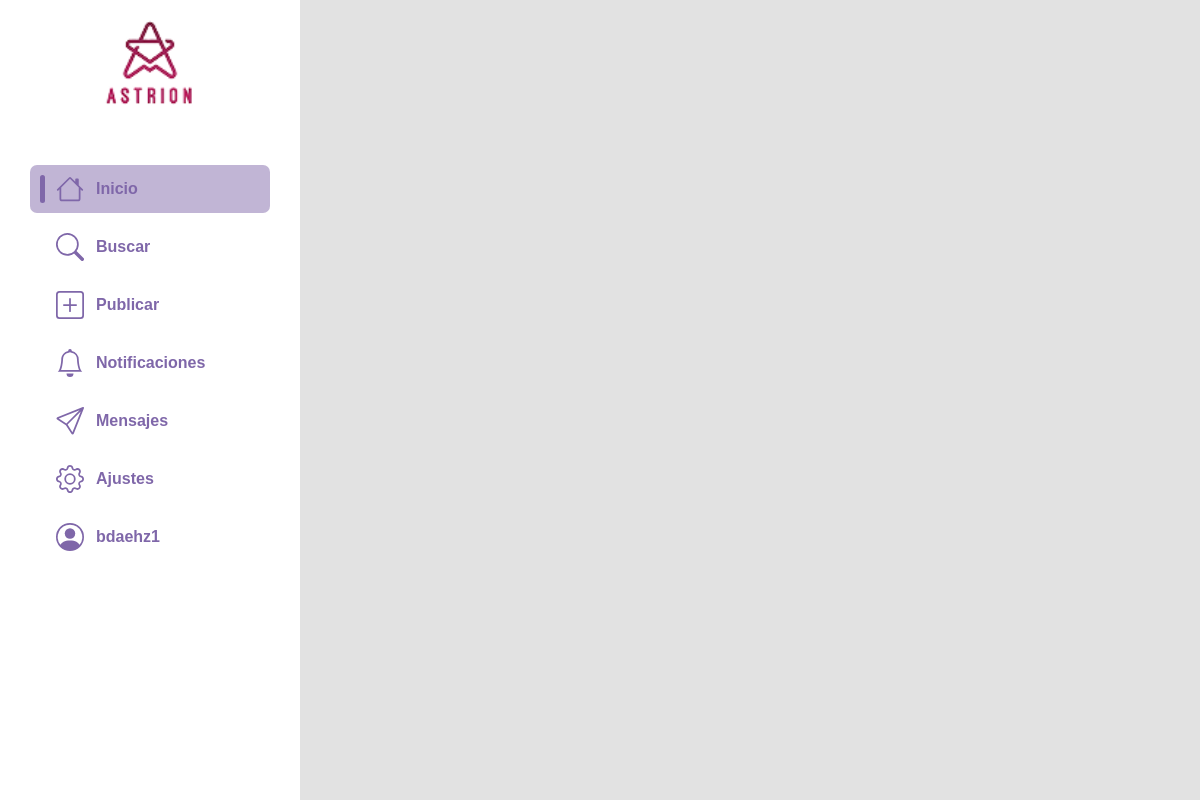
The app's page / (signed in), older data.
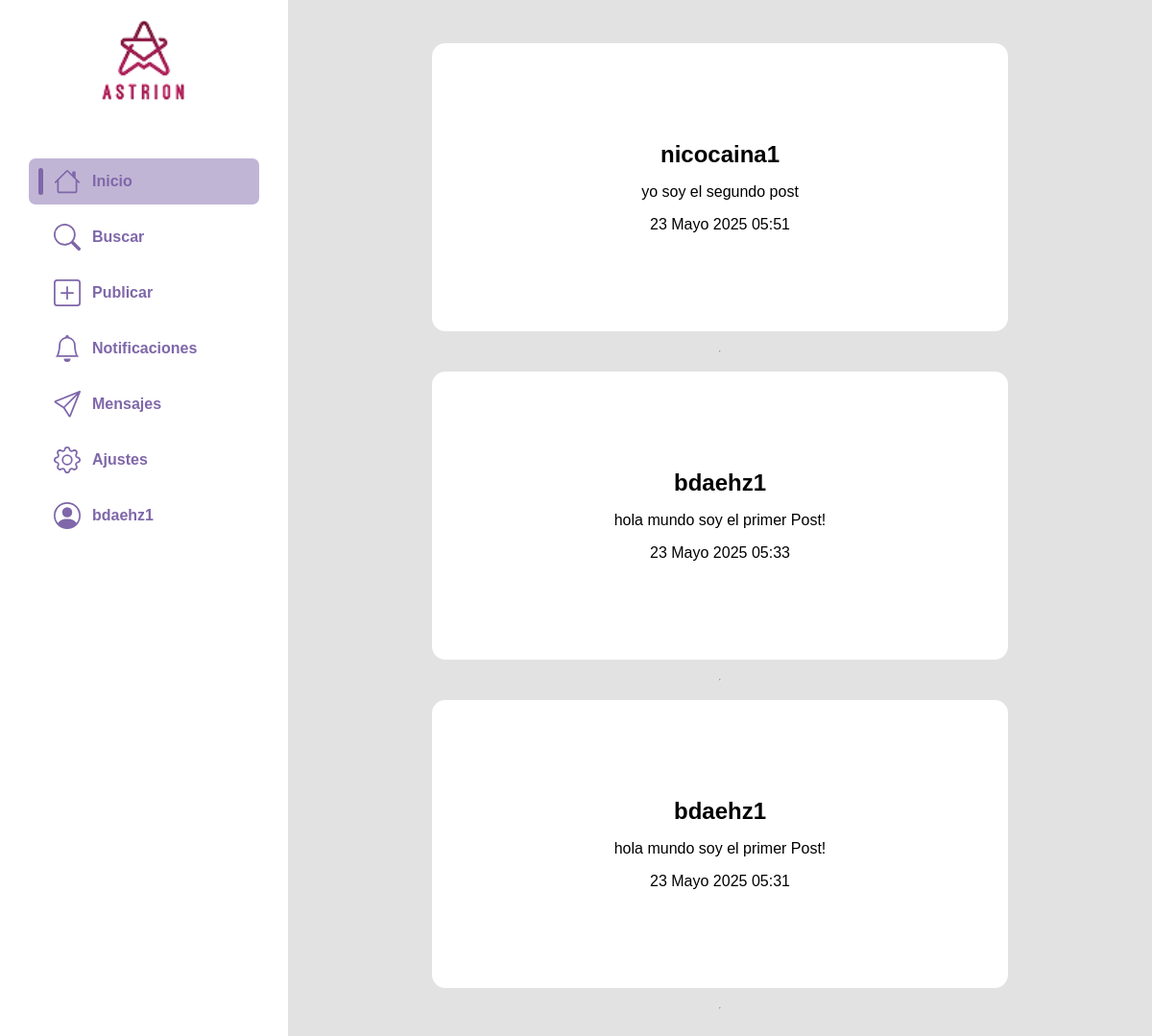
The same page, newer data.
### landing/models.py (models this page shows)
class Publicacion(models.Model):
    id_publicacion = models.AutoField(primary_key=True)
    id_user = models.ForeignKey(settings.AUTH_USER_MODEL, on_delete=models.CASCADE)
    archivo = models.FileField(upload_to='img/media/')
    fecha = models.DateTimeField(auto_now_add=True)
    contenido = models.TextField(max_length=200)

### landing/views.py (the view)
# urls.py: path('', views.index, name='index'),
def index(request):
    publicaciones = Publicacion.objects.all().order_by('-fecha')
    return render(request, 'index.html', {'publicaciones': publicaciones})

### red_social/templates/index.html (shortened to what this page needs)
<html lang="es">
<head>
    {% load static %}
    <link rel="stylesheet" href="{% static 'css/style.css'%}">
    <link rel="stylesheet" href="{% static 'css/index.css'%}">
</head>
<body>
    {% include "menu.html" %}
    <div class="contenido">
        {% if user.get_username != "" %}
            <center>
                <div class="post">
                    {% for publicacion in publicaciones %}
                        <div class='card'>
                            <div class='card-header'>
                                <div class="profile">
                                    <h2>{{ publicacion.id_user.username }}</h2>
                                </div>
                            </div>
                            <div class="card-body">
                                <p>{{ publicacion.contenido }}</p>
                            </div>
                            <div class="card-footer">
                                <p>{{ publicacion.fecha }}</p>
                            </div>
                        </div>
                        <hr>
                        {% endfor %}
                    </div>
            </center>
        {% else %}
            <a href="{% url 'register'%}">Registrarme</a><br>
            <a href="{% url 'login'%}">iniciar sesion</a><br>
        {% endif %}
    </div>
</body>
</html>

### red_social/templates/menu.html (shortened to what this page needs)
{% load static %}
<link rel="stylesheet" href="{% static 'css/menu.css' %}">
    <nav>
        <div class="Logo">
            <img src="{% static 'img/logo.png' %}">
        </div>
        <div class="opciones">
            <a class="opcion opcion-seleccionada" href="{% url 'index' %}">
                <div class="seleccionado"></div>
                <p>Inicio</p>
            </a>
            <a class="opcion" href="#">
                <div class="seleccionado invisible"></div>
                <svg xmlns="http://www.w3.org/2000/svg" fill="currentColor" class="bi bi-search" viewBox="0 0 16 16">
                    <path d="M11.742 10.344a6.5 6.5 0 1 0-1.397 1.398h-.001q.044.06.098.115l3.85 3.85a1 1 0 0 0 1.415-1.414l-3.85-3.85a1 1 0 0 0-.115-.1zM12 6.5a5.5 5.5 0 1 1-11 0 5.5 5.5 0 0 1 11 0"/>
                </svg>
                <p>Buscar</p>
            </a>
            <a class="opcion" href="{% url 'posting' %}">
                <div class="seleccionado invisible"></div>
                <p>Publicar</p>
            </a>
            <a class="opcion" href="#">
                <div class="seleccionado invisible"></div>
                <p>Notificaciones</p>
            </a>
            <a class="opcion" href="#">
                <div class="seleccionado invisible"></div>
                <p>Mensajes</p>
            </a>
            <a class="opcion" href="{% url 'settings' %}">
                <div class="seleccionado invisible"></div>
                <p>Ajustes</p>
            </a>
            <a class="opcion" href="{% url 'account' %}">
                {% if user.get_username != "" %}
                    <div class="seleccionado invisible"></div>
                    <svg xmlns="http://www.w3.org/2000/svg" fill="currentColor" class="bi bi-person-circle" viewBox="0 0 16 16">
                        <path d="M11 6a3 3 0 1 1-6 0 3 3 0 0 1 6 0"/>
                        <path fill-rule="evenodd" d="M0 8a8 8 0 1 1 16 0A8 8 0 0 1 0 8m8-7a7 7 0 0 0-5.468 11.37C3.242 11.226 4.805 10 8 10s4.757 1.225 5.468 2.37A7 7 0 0 0 8 1"/>
                    </svg>
                    <p>{{user.get_username}}</p>
                {%endif%}
            </a>
        </div>
    </nav>

### red_social/static/css/style.css (style rules this page uses)
body { margin: 0; padding: 0; display: flex; font-family: Arial, Helvetica, sans-serif; height: 100vh; }
.contenido { overflow: auto; background-color: #e2e2e2; width: 100%; }

### red_social/static/css/index.css (style rules this page uses)
.post { display: flex; flex-direction: column; justify-content: center; align-items: center; padding: 5%; gap: 20px; width: 40%; }
.card { background-color: white; border-radius: 14px; width: 600px; max-width: 600px; min-width: 100px; min-height: 300px; display: flex; flex-direction: column; justify-content: center; align-items: center; gap: 1rem; }

### red_social/static/css/menu.css (style rules this page uses)
* { margin: 0; padding: 0; font-family: Arial, Helvetica, sans-serif; }
nav { position: sticky; top: 0; left: 0; display: flex; flex-direction: column; align-items: center; width: 30%; padding: 15px; gap: 50px; }
nav img { width: 200px; height: 100px; }
.opciones { display: flex; flex-direction: column; gap: 10px; width: 100%; }
.opcion { color: #7F67A9; display: flex; align-items: center; text-decoration: none; border-radius: 7px; padding: 10px 10px; gap: 10px; margin: 0 15px; }
svg { width: 30px; height: 28px; }
.seleccionado { background-color: #7F67A9; width: 5px; height: 100%; border-radius: 5px; }
.opcion p { margin: 1px; font-size: 16px; font-weight: bolder; color: #7F67A9; }
.opcion-seleccionada { background-color: #7f67a97c; }
.invisible { background-color: transparent; }

Row changes from the older to the newer data that the page shows:
added Publicacion: id_user.username "nicocaina1", contenido "yo soy el segundo post", fecha "23 Mayo 2025 05:51"
added Publicacion: id_user.username "bdaehz1", contenido "hola mundo soy el primer Post!", fecha "23 Mayo 2025 05:33"
added Publicacion: id_user.username "bdaehz1", contenido "hola mundo soy el primer Post!", fecha "23 Mayo 2025 05:31"
